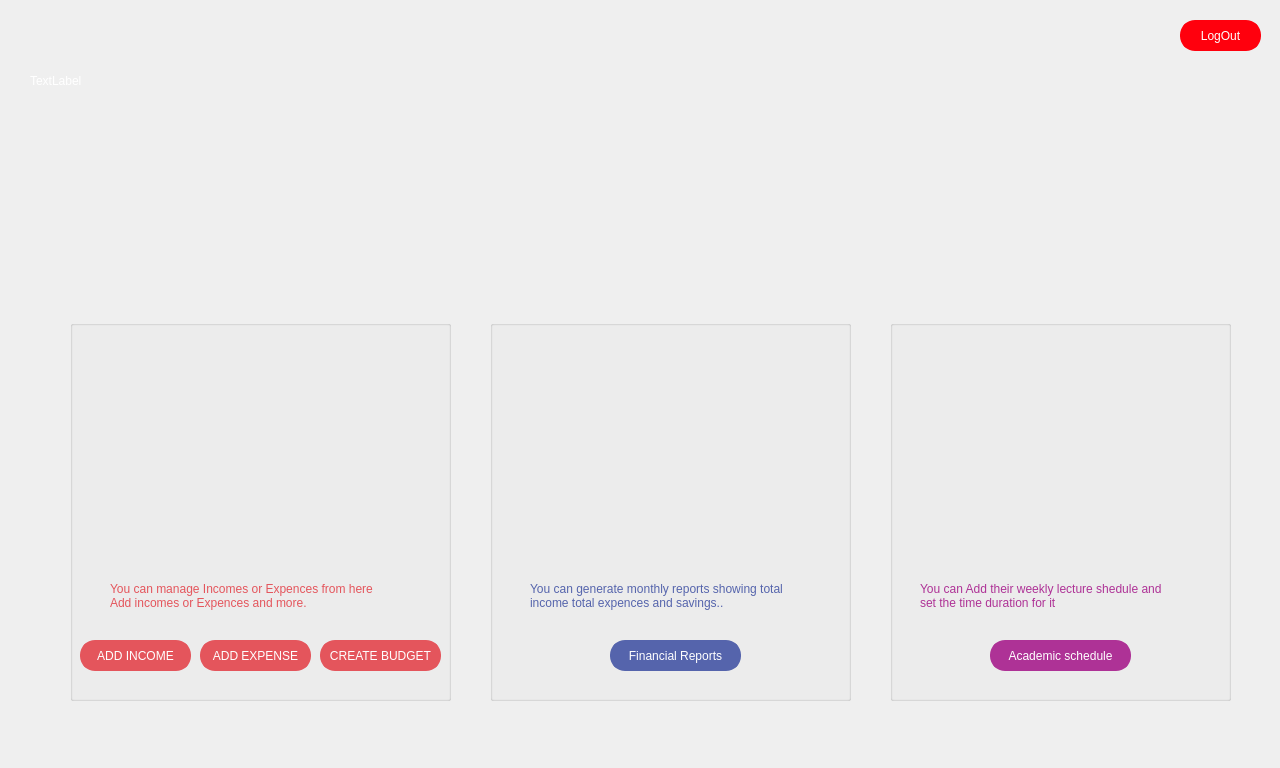
<?xml version="1.0" encoding="UTF-8"?>
<ui version="4.0">
 <class>organizerui</class>
 <widget class="QDialog" name="organizerui">
  <property name="geometry">
   <rect>
    <x>0</x>
    <y>0</y>
    <width>1280</width>
    <height>768</height>
   </rect>
  </property>
  <property name="windowTitle">
   <string>Organizer</string>
  </property>
  <property name="windowIcon">
   <iconset>
    <normaloff>:/image/image/window_icon.png</normaloff>:/image/image/window_icon.png</iconset>
  </property>
  <property name="styleSheet">
   <string notr="true">#organizerui{
border-image: url(:/image/Background02.png) 0 0 0 0 stretch stretch;}</string>
  </property>
  <widget class="QPushButton" name="pushButton_logout">
   <property name="geometry">
    <rect>
     <x>1180</x>
     <y>20</y>
     <width>81</width>
     <height>31</height>
    </rect>
   </property>
   <property name="styleSheet">
    <string notr="true">border: 3px solid #ff000d;
background-color:#ff000d;
border-radius: 15px;
color: white;
font: 700 10pt &quot;Segoe UI&quot;;

</string>
   </property>
   <property name="text">
    <string>LogOut</string>
   </property>
  </widget>
  <widget class="QLabel" name="lable">
   <property name="geometry">
    <rect>
     <x>30</x>
     <y>60</y>
     <width>451</width>
     <height>41</height>
    </rect>
   </property>
   <property name="styleSheet">
    <string notr="true">font: 500 20pt &quot;Segoe UI&quot;;
color: white;</string>
   </property>
   <property name="text">
    <string>TextLabel</string>
   </property>
  </widget>
  <widget class="QGroupBox" name="groupBox">
   <property name="geometry">
    <rect>
     <x>70</x>
     <y>320</y>
     <width>381</width>
     <height>381</height>
    </rect>
   </property>
   <property name="styleSheet">
    <string notr="true"/>
   </property>
   <property name="title">
    <string/>
   </property>
   <widget class="QLabel" name="label">
    <property name="geometry">
     <rect>
      <x>90</x>
      <y>20</y>
      <width>201</width>
      <height>221</height>
     </rect>
    </property>
    <property name="styleSheet">
     <string notr="true">border-image: url(:/image/OrganizerUI01.png) 0 0 0 0 stretch stretch;</string>
    </property>
    <property name="text">
     <string/>
    </property>
   </widget>
   <widget class="QPushButton" name="pushButton_income">
    <property name="geometry">
     <rect>
      <x>10</x>
      <y>320</y>
      <width>111</width>
      <height>31</height>
     </rect>
    </property>
    <property name="styleSheet">
     <string notr="true">border: 3px solid #e4555c;
background-color:#e4555c;
border-radius: 15px;
color: white;
font: 700 10pt &quot;Segoe UI&quot;;</string>
    </property>
    <property name="text">
     <string>ADD INCOME</string>
    </property>
   </widget>
   <widget class="QPushButton" name="pushButton_expense">
    <property name="geometry">
     <rect>
      <x>130</x>
      <y>320</y>
      <width>111</width>
      <height>31</height>
     </rect>
    </property>
    <property name="styleSheet">
     <string notr="true">border: 3px solid #e4555c;
background-color:#e4555c;
border-radius: 15px;
color: white;
font: 700 10pt &quot;Segoe UI&quot;;</string>
    </property>
    <property name="text">
     <string>ADD EXPENSE</string>
    </property>
   </widget>
   <widget class="QPushButton" name="pushButton_createbudget">
    <property name="geometry">
     <rect>
      <x>250</x>
      <y>320</y>
      <width>121</width>
      <height>31</height>
     </rect>
    </property>
    <property name="styleSheet">
     <string notr="true">border: 3px solid #e4555c;
background-color:#e4555c;
border-radius: 15px;
color: white;
font: 700 10pt &quot;Segoe UI&quot;;</string>
    </property>
    <property name="text">
     <string>CREATE BUDGET</string>
    </property>
   </widget>
   <widget class="QLabel" name="label_4">
    <property name="geometry">
     <rect>
      <x>40</x>
      <y>250</y>
      <width>311</width>
      <height>51</height>
     </rect>
    </property>
    <property name="styleSheet">
     <string notr="true">color: #e4555c;
font: 700 10pt &quot;Segoe UI&quot;;</string>
    </property>
    <property name="text">
     <string>You can manage Incomes or Expences from here 
Add incomes or Expences and more.</string>
    </property>
   </widget>
  </widget>
  <widget class="QGroupBox" name="groupBox_2">
   <property name="geometry">
    <rect>
     <x>490</x>
     <y>320</y>
     <width>361</width>
     <height>381</height>
    </rect>
   </property>
   <property name="title">
    <string/>
   </property>
   <widget class="QLabel" name="label_2">
    <property name="geometry">
     <rect>
      <x>50</x>
      <y>20</y>
      <width>251</width>
      <height>241</height>
     </rect>
    </property>
    <property name="styleSheet">
     <string notr="true">border-image: url(:/image/OrganizerUI02.png) 0 0 0 0 stretch stretch;</string>
    </property>
    <property name="text">
     <string/>
    </property>
   </widget>
   <widget class="QPushButton" name="pushButton_financialreports">
    <property name="geometry">
     <rect>
      <x>120</x>
      <y>320</y>
      <width>131</width>
      <height>31</height>
     </rect>
    </property>
    <property name="styleSheet">
     <string notr="true">border: 3px solid #5564ac;
background-color:#5564ac;
border-radius: 15px;
color: white;
font: 700 10pt &quot;Segoe UI&quot;;
</string>
    </property>
    <property name="text">
     <string>Financial Reports</string>
    </property>
   </widget>
   <widget class="QLabel" name="label_5">
    <property name="geometry">
     <rect>
      <x>40</x>
      <y>250</y>
      <width>311</width>
      <height>51</height>
     </rect>
    </property>
    <property name="styleSheet">
     <string notr="true">color: #5564ac;
font: 700 10pt &quot;Segoe UI&quot;;</string>
    </property>
    <property name="text">
     <string>You can generate monthly reports showing total
income total expences and savings..</string>
    </property>
   </widget>
  </widget>
  <widget class="QGroupBox" name="groupBox_3">
   <property name="geometry">
    <rect>
     <x>890</x>
     <y>320</y>
     <width>341</width>
     <height>381</height>
    </rect>
   </property>
   <property name="title">
    <string/>
   </property>
   <widget class="QLabel" name="label_3">
    <property name="geometry">
     <rect>
      <x>20</x>
      <y>30</y>
      <width>301</width>
      <height>221</height>
     </rect>
    </property>
    <property name="styleSheet">
     <string notr="true">border-image: url(:/image/OrganizerUI03.png) 0 0 0 0 stretch stretch;</string>
    </property>
    <property name="text">
     <string/>
    </property>
   </widget>
   <widget class="QPushButton" name="pushButton_academic">
    <property name="geometry">
     <rect>
      <x>100</x>
      <y>320</y>
      <width>141</width>
      <height>31</height>
     </rect>
    </property>
    <property name="styleSheet">
     <string notr="true">border: 3px solid #ae3296;
background-color:#ae3296;
border-radius: 15px;
color: white;
font: 700 10pt &quot;Segoe UI&quot;;</string>
    </property>
    <property name="text">
     <string>Academic schedule</string>
    </property>
   </widget>
   <widget class="QLabel" name="label_6">
    <property name="geometry">
     <rect>
      <x>30</x>
      <y>250</y>
      <width>311</width>
      <height>51</height>
     </rect>
    </property>
    <property name="styleSheet">
     <string notr="true">color: #ae3296;
font: 700 10pt &quot;Segoe UI&quot;;</string>
    </property>
    <property name="text">
     <string>You can Add their weekly lecture shedule and 
set the time duration for it</string>
    </property>
   </widget>
  </widget>
 </widget>
 <resources/>
 <connections/>
</ui>
